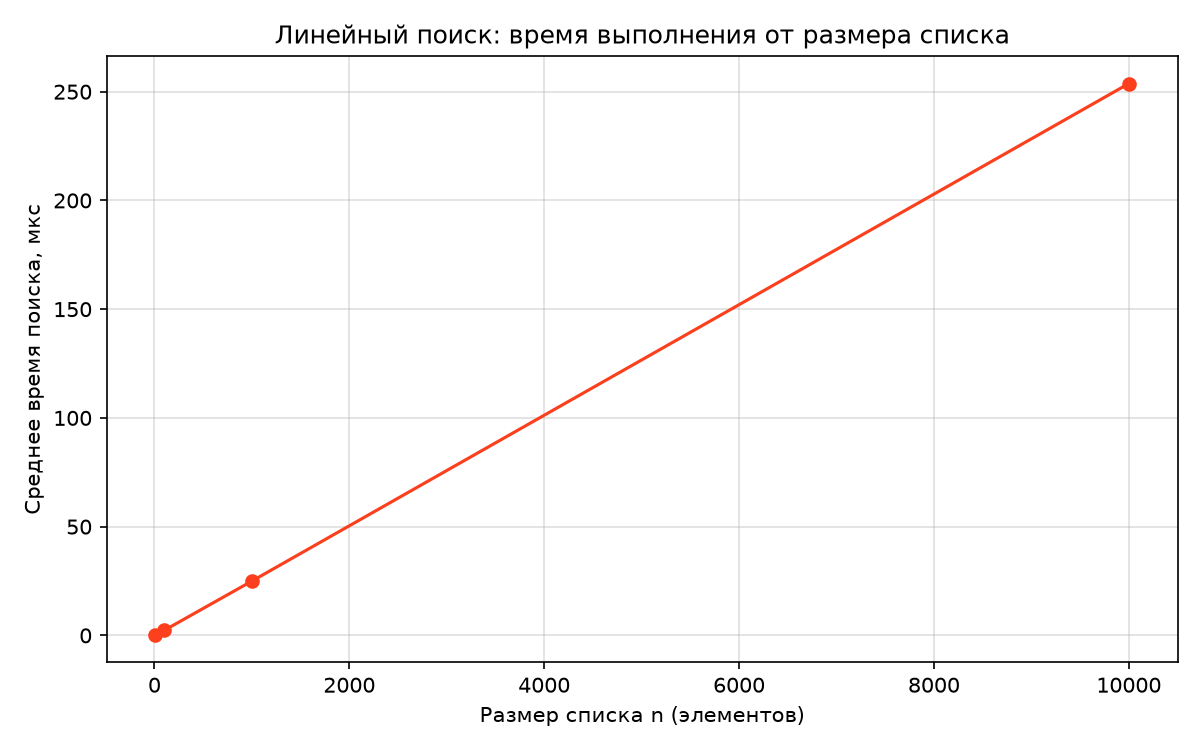

Source code (Python):

import time
import random
import matplotlib.pyplot as plt

from linear_search import linear_search


def measure_time(n, repeats=2000, seed=42):
    random.seed(seed)
    lst = list(range(n))
    target = -1

    t0 = time.perf_counter()
    for _ in range(repeats):
        linear_search(lst, target)
    return (time.perf_counter() - t0) / repeats


def main():
    sizes = [10, 100, 1000, 10000]
    repeats = {10: 50000, 100: 10000, 1000: 2000, 10000: 300}

    times = []
    print(f"{'n':>8} | {'время, мкс':>12} | {'нс/элемент':>12}")
    print("-" * 40)
    for n in sizes:
        t = measure_time(n, repeats[n])
        times.append(t)
        print(f"{n:>8} | {t * 1e6:>12.2f} | {t / n * 1e9:>12.2f}")

    plt.figure(figsize=(8, 5))
    plt.plot(sizes, [t * 1e6 for t in times], "o-", color="#fc3f1d")
    plt.xlabel("Размер списка n (элементов)")
    plt.ylabel("Среднее время поиска, мкс")
    plt.title("Линейный поиск: время выполнения от размера списка")
    plt.grid(True, alpha=0.4)
    plt.tight_layout()
    plt.savefig("benchmark.png", dpi=150)
    print("\nГрафик сохранён в benchmark.png")


if __name__ == "__main__":
    main()
